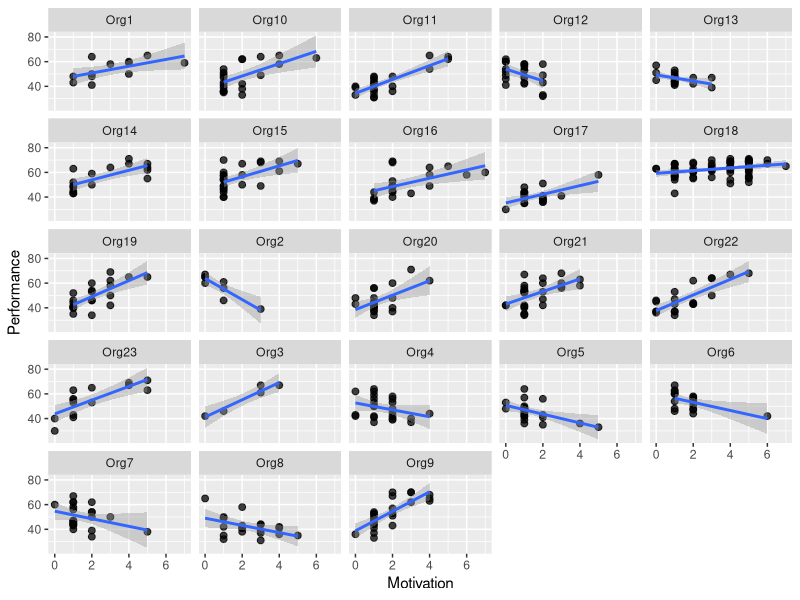

The R script that drew this image:
## ---- chunk 1
knitr::opts_chunk$set(message = F, warning = F, fig.align = 'center')
## ---- chunk 2
library(tidyverse)
perform <- read_csv("data/MLM_Org.csv")
perform %>%
  filter(OrgID == "Org1")
## ---- chunk 3
summary <- 
  perform%>%
  group_by(OrgID) %>%
  summarise(
    N = n_distinct(Perform),
    Mean.Perf = round(mean(Perform, na.rm=T),2),
    SD.Perf = round(sd(Perform, na.rm=T),2),
    Mean.Motiv = round(mean(Mot, na.rm=T),2),
    SD.Motiv = round(sd(Mot, na.rm=T),2)
    )
## ---- chunk 4
library(kableExtra)
kable(summary) %>%
  kable_styling("striped")
## ---- chunk 5
perform %>%
  ggplot(aes(x=Mot, y=Perform, group = OrgID)) +
  geom_point(size = 2, alpha= .75) +
  geom_smooth(method = "lm") +
  labs(x="Motivation", y="Performance") +
  facet_wrap(~OrgID)
## ---- chunk 6
library(lme4)
# Empty model
m0 <- lmer(Perform ~ 1 + 
             (1 | OrgID),
           data = perform)
summary(m0)
## ---- chunk 7
# ICC
varM0 <- as.data.frame(VarCorr(m0))
varM0
## ---- chunk 8
round((varM0[1,4]/sum(varM0[,4]))*100,2)
## ---- chunk 9
# Fixed effect for motivation
m1 <- lmer(Perform ~ 1 + Mot +
             (1 | OrgID),
           data = perform)
summary(m1)
## ---- chunk 10
# PRV - how much residual variance does motivation account for
m1_sum <- summary(m1)
varM1 <- as.data.frame(m1_sum$varcor)
varM1
## ---- chunk 11
round(((varM0[2,4]-varM1[2,4])/varM0[2,4])*100,2)
## ---- chunk 12
# Random slope
m2 <- lmer(Perform ~ 1 + Mot +
             (1 + Mot | OrgID),
           data = perform)
summary(m2)
## ---- chunk 13
anova(m0, m1, m2)
## ---- chunk 14
m3 <- lmer(Perform ~ 1 + Mot + PubPri + Mot*PubPri +
             (1 + Mot | OrgID),
           data = perform)
summary(m3)
## ---- chunk 15
# model comparison
anova(m2,m3)
## ---- chunk 16
perform <- 
  perform %>%
  mutate(
    Mot_c = Mot - mean(Mot, na.rm=T)
  )
## ---- chunk 17
m4 <- lmer(Perform ~ 1 + Mot_c + PubPri + Mot_c*PubPri +
             (1 + Mot_c | OrgID),
           data = perform)
summary(m4)
